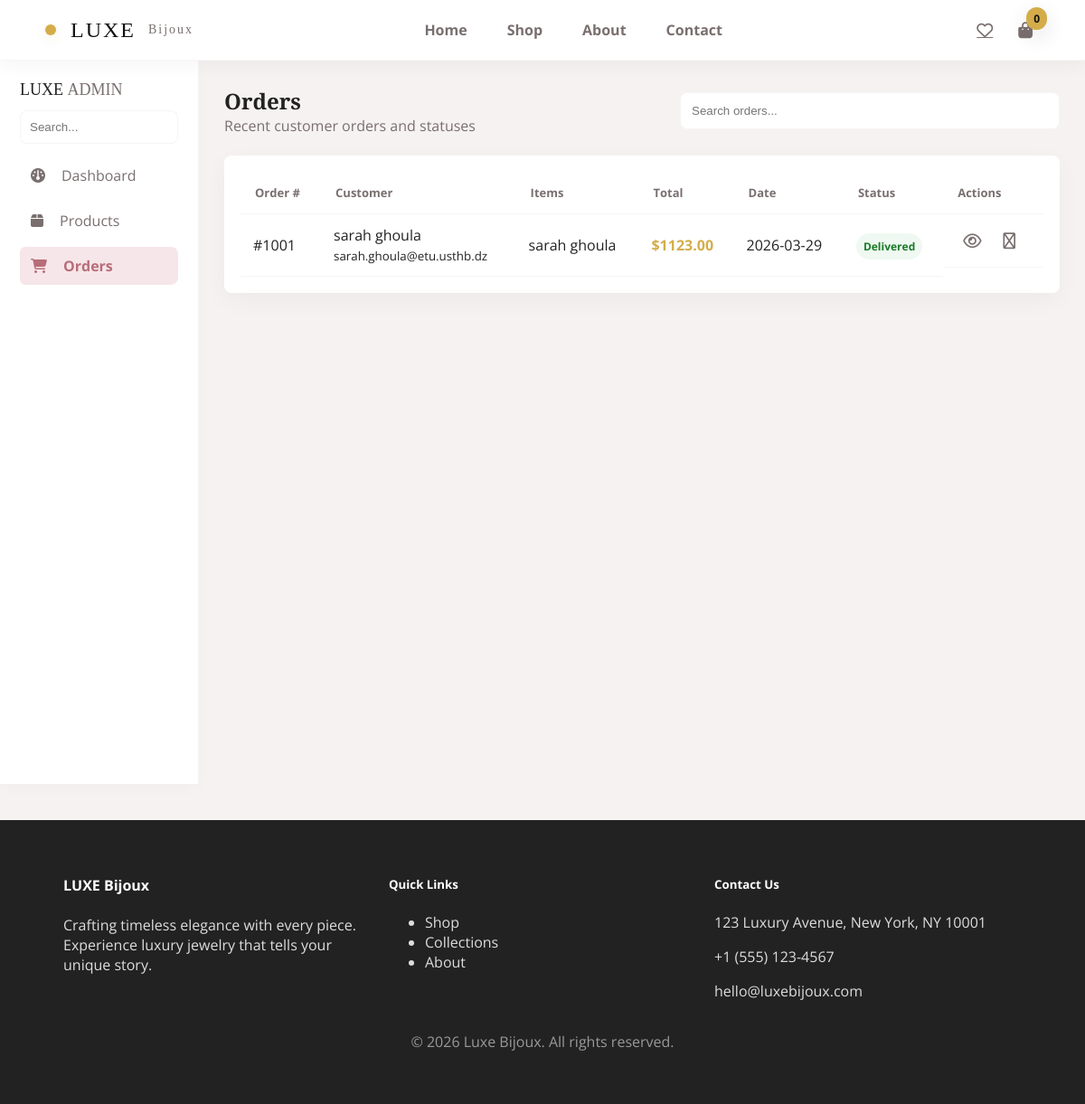
The page /admin-orders/ on the database as committed earlier.
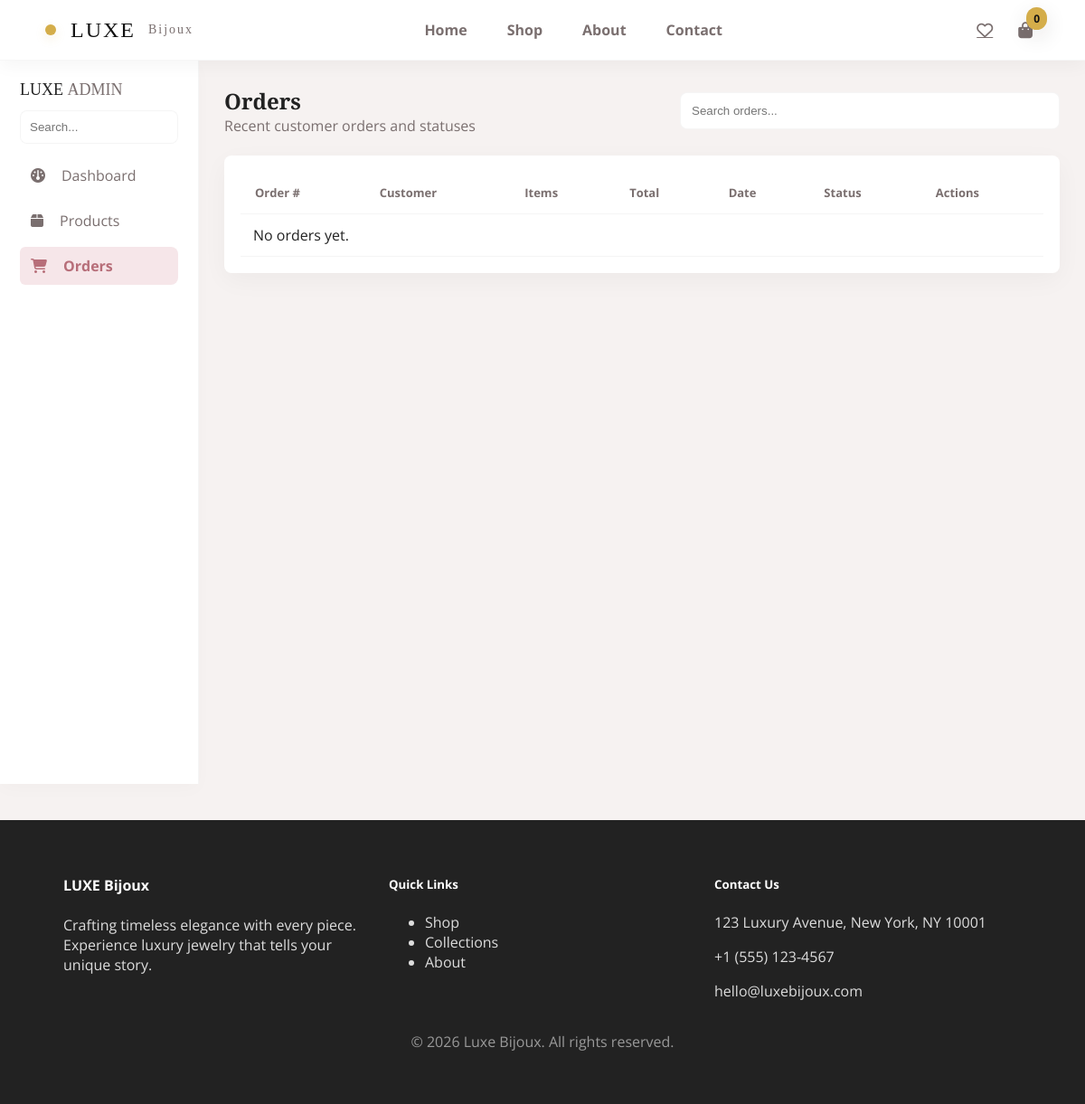
The same page on the database as committed later.
### app1/models.py (models this page shows, shortened)
class Order(models.Model):
	STATUS_NOT_CONFIRMED = 'not_confirmed'
	STATUS_CONFIRMED = 'confirmed'
	STATUS_DELIVERED = 'delivered'
	STATUS_CANCELLED = 'cancelled'
	STATUS_CHOICES = [
		(STATUS_NOT_CONFIRMED, 'Not confirmed'),
		(STATUS_CONFIRMED, 'Confirmed'),
		(STATUS_DELIVERED, 'Delivered'),
		(STATUS_CANCELLED, 'Cancelled'),
	]
	order_number = models.CharField(max_length=32, unique=True, blank=True)
	customer_name = models.CharField(max_length=200)
	customer_email = models.EmailField(blank=True)
	created_at = models.DateTimeField(auto_now_add=True)
	status = models.CharField(max_length=24, choices=STATUS_CHOICES, default=STATUS_NOT_CONFIRMED)
	class Meta:
		ordering = ['-created_at']
	@property
	def total(self):
		total = Decimal('0.00')
		for item in self.items.all():
			total += (item.price or Decimal('0.00')) * item.quantity
		return total

class OrderItem(models.Model):
	order = models.ForeignKey(Order, related_name='items', on_delete=models.CASCADE)
	product = models.ForeignKey(Product, null=True, blank=True, on_delete=models.SET_NULL)
	name = models.CharField(max_length=200)
	price = models.DecimalField(max_digits=10, decimal_places=2)
	quantity = models.PositiveIntegerField(default=1)

### app1/views.py (the view)
# urls.py: path('admin-orders/', views.admin_orders, name='admin-orders'),
def admin_orders(request):
	from .models import Order
	orders = Order.objects.prefetch_related('items__product').all()
	orders_list = []
	for o in orders:
		o.items_list = list(o.items.all())
		orders_list.append(o)
	return render(request, 'admin-orders.html', {'orders': orders_list})

### app1/context_processors.py (called while the page is built)
def cart_item_count(request):
    cart = request.session.get('cart', {})
    total = 0
    try:
        if isinstance(cart, dict):
            for v in cart.values():
                try:
                    total += int(v)
                except Exception:
                    continue
    except Exception:
        total = 0
    return {'cart_item_count': total}

### templates/admin-orders.html (shortened to what this page needs)
{% extends 'base.html' %}
{% block body_attrs %}class="admin-body"{% endblock %}
{% block content %}
<div class="admin-shell">
  <aside class="admin-sidebar">
    <div class="admin-brand">LUXE <span>ADMIN</span></div>
    <div class="admin-search"><input placeholder="Search..." aria-label="Search"></div>
    <nav class="admin-nav">
      <a href="{% url 'app1:admin-dashboard' %}"><i class="fa-solid fa-gauge"></i> Dashboard</a>
      <a href="{% url 'app1:admin-products' %}"><i class="fa-solid fa-box"></i> Products</a>
      <a class="active" href="{% url 'app1:admin-orders' %}"><i class="fa-solid fa-cart-shopping"></i> Orders</a>
    </nav>
    <div class="admin-sidebar-foot">
      <button class="btn btn-ghost">Dark Mode</button>
    </div>
  </aside>
  <main class="admin-main">
    <header class="admin-topbar">
      <div class="top-left">
        <h2>Orders</h2>
        <p class="muted">Recent customer orders and statuses</p>
      </div>
      <div class="top-right">
        <input placeholder="Search orders..." aria-label="Search orders" class="admin-search-input">
      </div>
    </header>
    <section class="admin-content">
      <div class="admin-card orders-card">
        <table class="orders-table">
          <thead>
            <tr>
              <th>Order #</th>
              <th>Customer</th>
              <th>Items</th>
              <th>Total</th>
              <th>Date</th>
              <th>Status</th>
              <th>Actions</th>
            </tr>
          </thead>
          <tbody>
            {% for o in orders %}
            <tr>
              <td>{{ o.order_number }}</td>
              <td>{{ o.customer_name }}{% if o.customer_email %}<br><small class="muted">{{ o.customer_email }}</small>{% endif %}</td>
              <td>
                {% for it in o.items_list %}
                  {{ it.name }}{% if not forloop.last %}, {% endif %}
                {% endfor %}
              </td>
              <td class="price">${{ o.total }}</td>
              <td>{{ o.created_at|date:'Y-m-d' }}</td>
              <td>
                {% if o.status == 'confirmed' %}
                  <span class="status delivered">Confirmed</span>
                {% elif o.status == 'delivered' %}
                  <span class="status delivered">Delivered</span>
                {% elif o.status == 'cancelled' %}
                  <span class="status cancelled">Cancelled</span>
                {% else %}
                  <span class="status pending">Not confirmed</span>
                {% endif %}
              </td>
              <td class="actions">
                <button class="icon-btn" title="View" data-update-url="{% url 'app1:admin-order-update' o.pk %}" data-status="{{ o.status }}" data-email="{{ o.customer_email }}"><i class="fa-regular fa-eye"></i></button>
                <form method="get" action="" style="display:inline"><button class="icon-btn" title="Invoice"><i class="fa-regular fa-file-invoice"></i></button></form>
              </td>
            </tr>
            {% empty %}
            <tr><td colspan="7">No orders yet.</td></tr>
            {% endfor %}
          </tbody>
        </table>
      </div>
    </section>
  </main>
</div>
{% endblock %}

Rows that differ between the two databases and show on the page:
removed Order: order_number "#1001", customer_name "sarah ghoula", customer_email "sarah.ghoula@etu.usthb.dz", total "1123.00", created_at "2026-03-29", status "Delivered"
removed OrderItem: name "sarah ghoula"
Other text that changed with them:
text now shown: "No orders yet."
